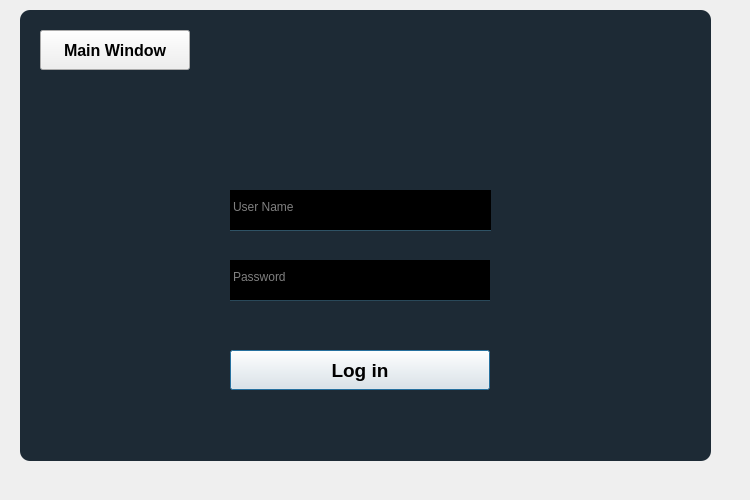
<?xml version="1.0" encoding="UTF-8"?>
<ui version="4.0">
 <class>Dialog</class>
 <widget class="QDialog" name="Dialog">
  <property name="geometry">
   <rect>
    <x>0</x>
    <y>0</y>
    <width>750</width>
    <height>500</height>
   </rect>
  </property>
  <property name="windowTitle">
   <string>Dialog</string>
  </property>
  <widget class="QPushButton" name="logIn_button">
   <property name="geometry">
    <rect>
     <x>230</x>
     <y>350</y>
     <width>260</width>
     <height>40</height>
    </rect>
   </property>
   <property name="font">
    <font>
     <family>MS Shell Dlg 2</family>
     <pointsize>14</pointsize>
     <weight>75</weight>
     <bold>true</bold>
    </font>
   </property>
   <property name="autoFillBackground">
    <bool>false</bool>
   </property>
   <property name="styleSheet">
    <string notr="true">QPushButton#pushButton{
background-color: rgba(2, 65, 118, 255);
color: rgba(255, 255, 255, 200);
border-radius: 5px; 
}
QPushButton#pushButton:pressed{
padding-left: 5px;
padding-top: 5px;
background-color: rgba(2, 65, 118, 255);
background-position: calc(100% - 10px)center;
}
QPushButton#pushButton{
background-color: rgba(2, 65, 118, 200);
}</string>
   </property>
   <property name="text">
    <string>Log in</string>
   </property>
  </widget>
  <widget class="QLineEdit" name="username_field">
   <property name="geometry">
    <rect>
     <x>230</x>
     <y>190</y>
     <width>261</width>
     <height>41</height>
    </rect>
   </property>
   <property name="styleSheet">
    <string notr="true">background-color: rgba(0, 0, 0 0);
font: 14pt &quot;MS UI Gothic&quot;;
border:1px solid rgba(0, 0, 0, 0);
border-bottom-color:rgba(46, 82, 101, 255);
color:rgb(255, 255, 255);
padding-bottom:7px</string>
   </property>
   <property name="placeholderText">
    <string>User Name</string>
   </property>
  </widget>
  <widget class="QLabel" name="label_3">
   <property name="geometry">
    <rect>
     <x>180</x>
     <y>150</y>
     <width>47</width>
     <height>13</height>
    </rect>
   </property>
   <property name="text">
    <string/>
   </property>
  </widget>
  <widget class="QLineEdit" name="password_field">
   <property name="geometry">
    <rect>
     <x>230</x>
     <y>260</y>
     <width>260</width>
     <height>41</height>
    </rect>
   </property>
   <property name="styleSheet">
    <string notr="true">background-color: rgba(0, 0, 0 0);
font: 14pt &quot;MS UI Gothic&quot;;
border: 1px solid rgba(0, 0, 0, 0);
border-bottom-color: rgba(46, 82, 101, 225);
color: rgb(255, 255, 255);
padding-bottom: 7px;</string>
   </property>
   <property name="placeholderText">
    <string>Password</string>
   </property>
  </widget>
  <widget class="QLabel" name="label_4">
   <property name="geometry">
    <rect>
     <x>180</x>
     <y>220</y>
     <width>47</width>
     <height>13</height>
    </rect>
   </property>
   <property name="text">
    <string/>
   </property>
  </widget>
  <widget class="QLabel" name="error_field">
   <property name="geometry">
    <rect>
     <x>230</x>
     <y>320</y>
     <width>251</width>
     <height>20</height>
    </rect>
   </property>
   <property name="styleSheet">
    <string notr="true">font: 75 11pt &quot;News701 BT&quot;; color: red;</string>
   </property>
   <property name="text">
    <string/>
   </property>
  </widget>
  <widget class="QPushButton" name="back_to_main_window">
   <property name="geometry">
    <rect>
     <x>40</x>
     <y>30</y>
     <width>150</width>
     <height>40</height>
    </rect>
   </property>
   <property name="font">
    <font>
     <pointsize>12</pointsize>
     <weight>75</weight>
     <bold>true</bold>
    </font>
   </property>
   <property name="styleSheet">
    <string notr="true">QPushButton#pushButton{\nbackground-color: rgba(2, 65, 118, 255);\ncolor: rgba(255, 255, 255, 200);\nborder-radius: 5px; \n}\nQPushButton#pushButton:pressed{\npadding-left: 5px;\npadding-top: 5px;\nbackground-color: rgba(2, 65, 118, 255);\nbackground-position: calc(100% - 10px)center;\n}\nQPushButton#pushButton{\nbackground-color: rgba(2, 65, 118, 200);\n}</string>
   </property>
   <property name="text">
    <string>Main Window</string>
   </property>
  </widget>
  <widget class="QLabel" name="label_5">
   <property name="geometry">
    <rect>
     <x>20</x>
     <y>10</y>
     <width>691</width>
     <height>451</height>
    </rect>
   </property>
   <property name="font">
    <font>
     <pointsize>12</pointsize>
     <weight>75</weight>
     <bold>true</bold>
    </font>
   </property>
   <property name="styleSheet">
    <string notr="true">background-color: rgba(16, 30, 41, 240);
border-radius: 10px;</string>
   </property>
   <property name="text">
    <string/>
   </property>
  </widget>
  <widget class="QLabel" name="label">
   <property name="geometry">
    <rect>
     <x>300</x>
     <y>40</y>
     <width>120</width>
     <height>120</height>
    </rect>
   </property>
   <property name="styleSheet">
    <string notr="true">background-image: url(:/newPrefix/pngwing.com (2).png);</string>
   </property>
   <property name="text">
    <string/>
   </property>
  </widget>
  <zorder>label_5</zorder>
  <zorder>logIn_button</zorder>
  <zorder>username_field</zorder>
  <zorder>label_3</zorder>
  <zorder>password_field</zorder>
  <zorder>label_4</zorder>
  <zorder>error_field</zorder>
  <zorder>back_to_main_window</zorder>
  <zorder>label</zorder>
 </widget>
 <resources>
  <include location="res.qrc"/>
 </resources>
 <connections/>
</ui>
